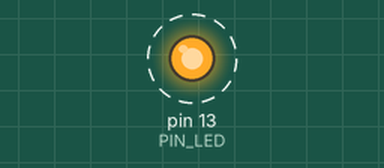
Recording of a sketch running on a simulated Arduino Uno, built with avr-gcc and run on an emulated ATmega328P. Parts: output pins drawn as LEDs (lit = HIGH). Dashed ring = blinking. What the sketch prints to the serial monitor is not drawn.

Above: at 0.5 s.
Timing chart, 0 to 4.6 s (numbered marks = the images above):
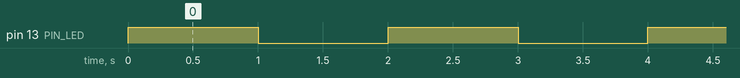

Measured:
- by itself, pin 13 (PIN_LED): alternates HIGH for 1.0 s and LOW for 1.0 s

The sketch:

04_example_3.ino
```cpp
#define PIN_LED 13
 int count =0;
int toggle =0;
void setup() {
  pinMode(PIN_LED,OUTPUT);
  Serial.begin(115200);
  while(!Serial){
    ; //wait for serial port to connect
  }
Serial.println("Hello World!");
count=toggle=0;
digitalWrite(PIN_LED,toggle);  //turn off LED
}

void loop() {
  Serial.println(++count);
  toggle=toggle_state(toggle); //toggle LED value
  digitalWrite(PIN_LED,toggle); //update LEDstatus.
  delay(1000);
}
int toggle_state(int toggle){
  return (toggle == 0) ? 1 : 0;
}
```
